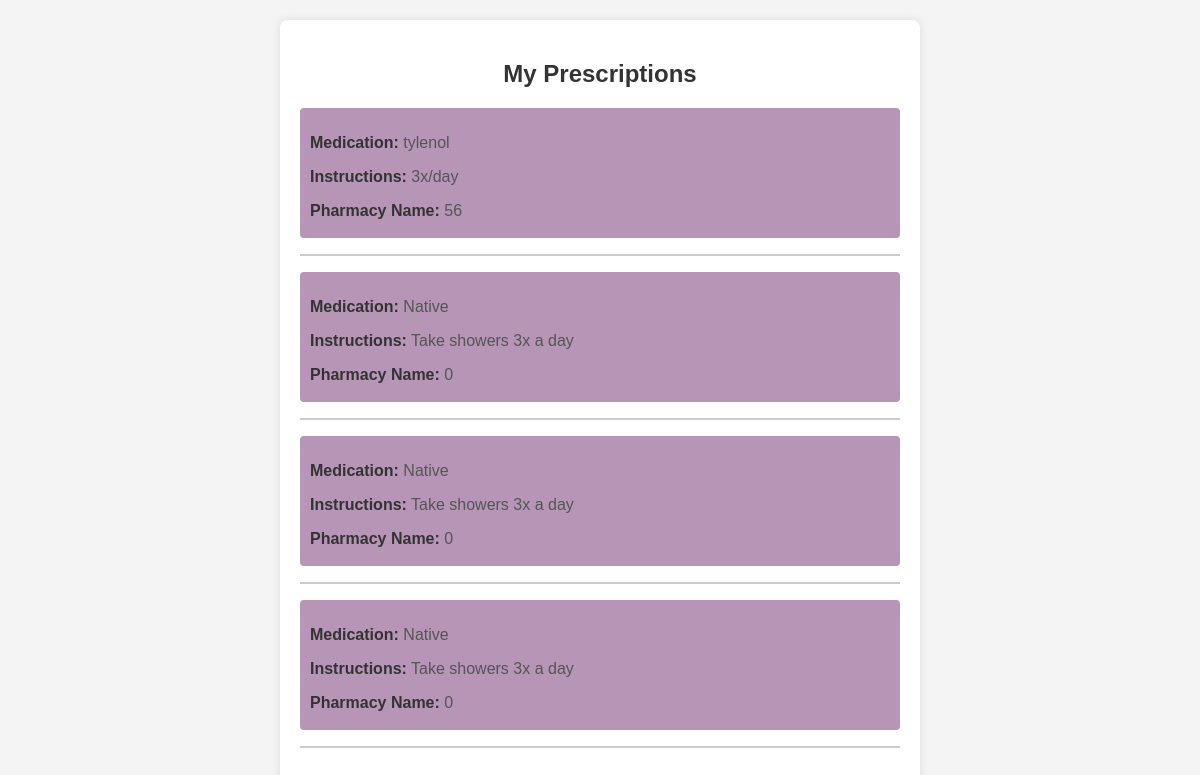
Page /Files/FILES/php/Pprescription.php (signed in) on the committed database.
### tables this page shows
CREATE TABLE `prescriptions` (
  `patient_name` varchar(255) DEFAULT NULL,
  `medication` varchar(50) DEFAULT NULL,
  `instructions` varchar(255) DEFAULT NULL,
  `pharmacy_name` varchar(50) DEFAULT NULL
);

### Files/FILES/php/Pprescription.php (the view, shortened to what this page needs)
<?php
include 'conn.php';
if (empty($_SESSION['username']) || empty($_SESSION['password'])) {
    print("Access to the database denied");
} else {
    $username = $_SESSION['username'];
    $type = $_SESSION['type'];
    if ($type == "patient") {
        $patientNameQuery = $mysqli->prepare("SELECT patient_name FROM patients WHERE patient_name = ?");
        $patientNameQuery->bind_param('s', $username);
        $patientNameQuery->execute();
        $patientNameResult = $patientNameQuery->get_result();
        $patientNameRow = $patientNameResult->fetch_assoc();
        $patientName = $patientNameRow['patient_name'];
        $prescriptionQuery = $mysqli->prepare("SELECT * FROM prescriptions WHERE patient_name = ?");
        $prescriptionQuery->bind_param('s', $patientName);
        $prescriptionQuery->execute();
        $prescriptionResult = $prescriptionQuery->get_result();
        if ($prescriptionResult->num_rows > 0) {
            ?>
            <!DOCTYPE html>
            <html lang="en">
            <head>
            </head>
            <body>
                <form>
                    <h2>My Prescriptions</h2>
                    <?php
                    while ($prescriptionRow = $prescriptionResult->fetch_assoc()) {
                        echo "<div class='prescription'>";
                        echo "<p><strong>Medication:</strong> {$prescriptionRow['medication']}</p>";
                        echo "<p><strong>Instructions:</strong> {$prescriptionRow['instructions']}</p>";
                        echo "<p><strong>Pharmacy Name:</strong> {$prescriptionRow['pharmacy_name']}</p>";
                        echo "</div>";
                        echo "<hr>";
                    }
                    ?>
                </form>
            </body>
            </html>
            <?php
        } else {
            echo "<p>No prescriptions available.</p>";
        }
    } else {
        print("<p>Login as a patient</p>");
    }
}
?>

### Files/FILES/php/Pprescription.php (style rules this page uses)
body { font-family: 'Arial', sans-serif; background-color: #f4f4f4; margin: 0; padding: 0; }
h2 { text-align: center; color: #333; }
form { max-width: 600px; margin: 20px auto; background-color: #fff; padding: 20px; border-radius: 8px; box-shadow: 0 0 10px rgba(0, 0, 0, 0.1); }
p { margin-bottom: 8px; color: #555; }
strong { color: #333; }
.prescription { background-color: #b695b6; color: #fff; padding: 10px; border-radius: 4px; margin-bottom: 16px; }
hr { border: 1px solid #ccc; margin-bottom: 16px; }

### rows in the picture
prescriptions: medication "tylenol", instructions "3x/day", pharmacy_name "56"
prescriptions: medication "Native", instructions "Take showers 3x a day", pharmacy_name "0"
prescriptions: medication "Native", instructions "Take showers 3x a day", pharmacy_name "0"
prescriptions: medication "Native", instructions "Take showers 3x a day", pharmacy_name "0"
